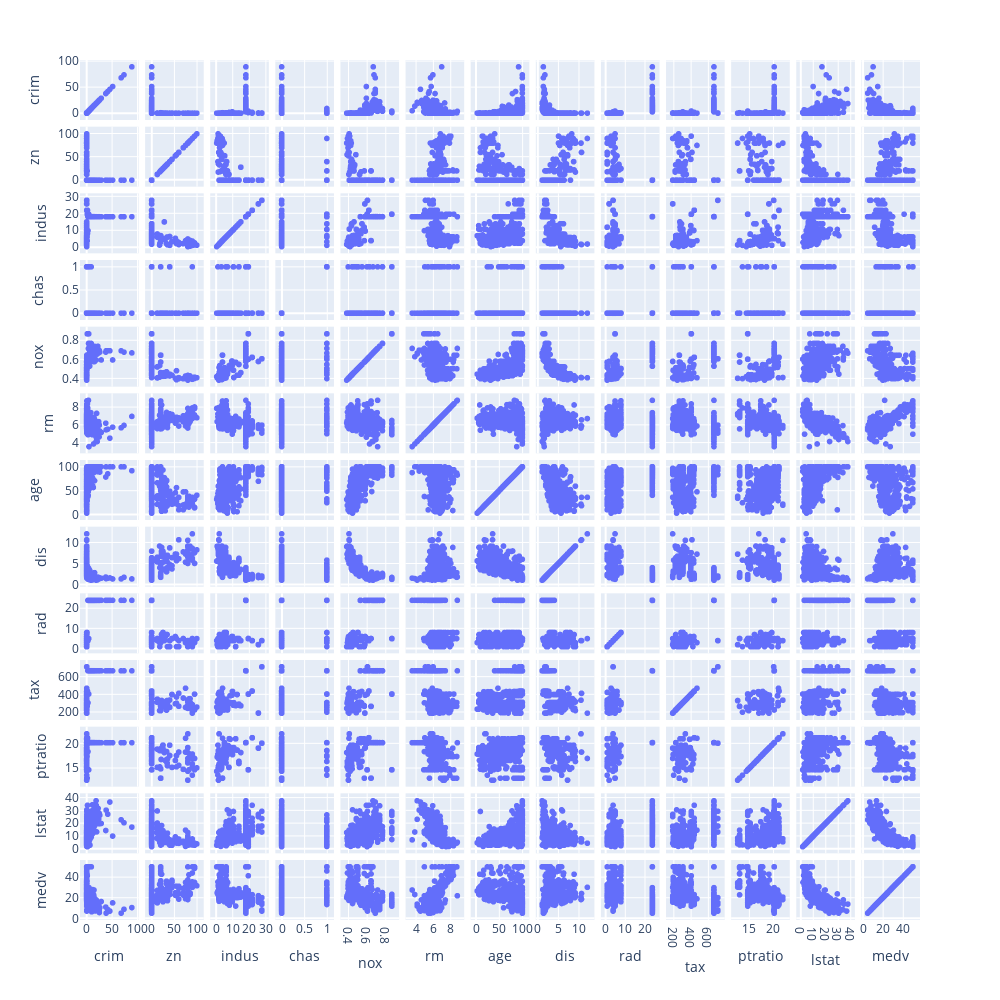

The cell this chart's notebook holds for it:
### Markdown cell above
Because these variables are highly correlated (an numeric), a scatterplot matrix would make a lot of sense.

Use `plotly` to make a `scatter_matrix` of the dataframe.
If you have a hard time reading the labels, you can give it something like `width=1000` and `height=1000` to make it bigger.

### Code cell
px.scatter_matrix(dataframe,height=1000,width=1000)

#<xml xmlns="https://developers.google.com/blockly/xml"><variables><variable id="+yh,Zg{hON]zy6D~.rH#">px</variable><variable id="Y+grzOaS*0=OHV6zO8m/">dataframe</variable></variables><block type="varDoMethod" id="K_Y0K-1=:jF)7/~qEX=/" x="0" y="0"><mutation items="3"></mutation><field name="VAR" id="+yh,Zg{hON]zy6D~.rH#">px</field><field name="MEMBER">scatter_matrix</field><data>px:scatter_matrix</data><value name="ADD0"><block type="variables_get" id="%h3}=^{z3cVOb@/:fg6J"><field name="VAR" id="Y+grzOaS*0=OHV6zO8m/">dataframe</field></block></value><value name="ADD1"><block type="dummyOutputCodeBlock" id="]Npu=MiIi:j@dVoiGHgt"><field name="CODE">height=1000</field></block></value><value name="ADD2"><block type="dummyOutputCodeBlock" id="8n!ZYE^-6}84#rqNVNl/"><field name="CODE">width=1000</field></block></value></block></xml>

### Figure 1 — Plotly figure (JSON) as saved in the notebook; plotly's stock layout.template omitted (floating-point values rounded to 4 significant figures; data arrays with more than 128 entries replaced by an {"elided": "..."} marker saying what was removed)
{"data": [{"dimensions": [{"axis": {"matches": true}, "label": "crim", "values": {"elided": "506 float values"}}, {"axis": {"matches": true}, "label": "zn", "values": {"elided": "506 float values"}}, {"axis": {"matches": true}, "label": "indus", "values": {"elided": "506 float values"}}, {"axis": {"matches": true}, "label": "chas", "values": {"elided": "506 int values"}}, {"axis": {"matches": true}, "label": "nox", "values": {"elided": "506 float values"}}, {"axis": {"matches": true}, "label": "rm", "values": {"elided": "506 float values"}}, {"axis": {"matches": true}, "label": "age", "values": {"elided": "506 float values"}}, {"axis": {"matches": true}, "label": "dis", "values": {"elided": "506 float values"}}, {"axis": {"matches": true}, "label": "rad", "values": {"elided": "506 int values"}}, {"axis": {"matches": true}, "label": "tax", "values": {"elided": "506 int values"}}, {"axis": {"matches": true}, "label": "ptratio", "values": {"elided": "506 float values"}}, {"axis": {"matches": true}, "label": "lstat", "values": {"elided": "506 float values"}}, {"axis": {"matches": true}, "label": "medv", "values": {"elided": "506 float values"}}], "hovertemplate": "%{xaxis.title.text}=%{x}<br>%{yaxis.title.text}=%{y}<extra></extra>", "legendgroup": "", "marker": {"color": "#636efa", "symbol": "circle"}, "name": "", "showlegend": false, "type": "splom"}], "layout": {"dragmode": "select", "height": 1000, "legend": {"tracegroupgap": 0}, "margin": {"t": 60}, "width": 1000}}
